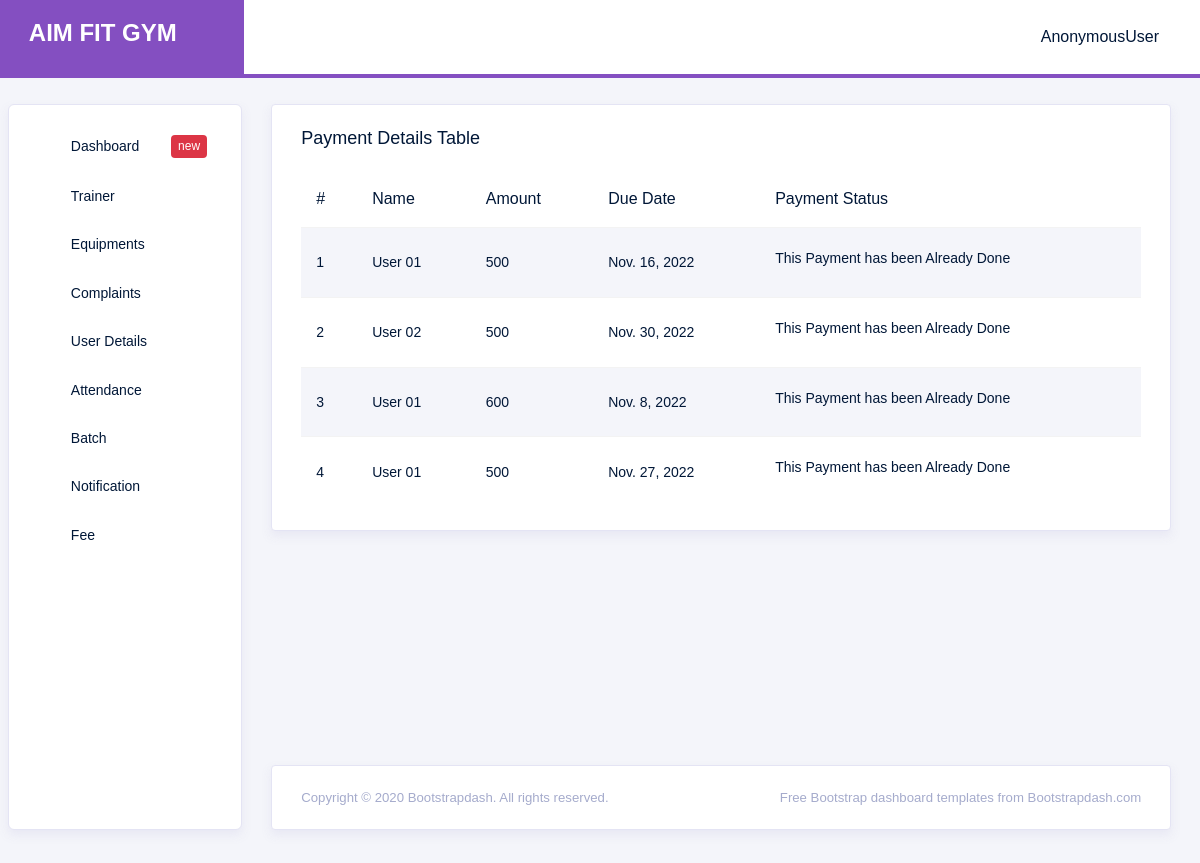
/payment_view, run on the app's committed database.
### aimfit_app/models.py (models this page shows)
class Payment(models.Model):
    name=models.ForeignKey(Customer,on_delete=models.CASCADE,related_name='payment')
    amount=models.IntegerField()
    due_date=models.DateField()
    card_no=models.IntegerField(null=True,blank=True)
    card_name=models.CharField(max_length=50,null=True,blank=True)
    cvv=models.IntegerField(null=True,blank=True)

class Customer(models.Model):
    user=models.OneToOneField(Login,on_delete=models.CASCADE,related_name='customer',null=True,blank=True)
    name=models.CharField(max_length=50)
    age = models.IntegerField()
    address = models.TextField()
    contact_no = models.CharField(max_length=10)
    image = models.ImageField(upload_to='pic')
    def __str__(self):
        return self.name

### aimfit_app/views.py (the view)
# urls.py: path('payment_view',views.payment_view,name='payment_view'),
def payment_view(request):
    pay=Payment.objects.all()
    return render(request,'admintemp/view_payment.html',{'pay':pay})

### templates/admintemp/view_payment.html (shortened to what this page needs)
{% extends 'admintemp/admin_home.html' %}
{% load crispy_forms_tags %}
{% block content %}
<div class="col-lg-12 grid-margin stretch-card">
              <div class="card">
                <div class="card-body">
                  <h4 class="card-title">Payment Details Table</h4>
                  <div class="table-responsive">
                    <table class="table table-striped">
                      <thead>
                        <tr>
                          <th>#</th>
                          <th>
                             Name
                          </th>
                          <th>
                            Amount
                          </th>
                          <th>
                            Due Date
                          </th>
                          <th>Payment Status</th>
                        </tr>
                      </thead>
                      <tbody>
                      {% for i in pay %}
                        <tr>
                          <td>{{forloop.counter}}</td>
                          <td>{{i.name}}</td>
                          <td>{{i.amount}}</td>
                          <td>{{i.due_date}}</td>
                          <td>{% if i.card_no %}
                          <p>This Payment has been Already Done</p>
                          {% else %}
                          <p>Payment Pending</p>
                          {% endif %}
                            </td>
                          </tr>
                          {% endfor %}
                      </body>
{% endblock %}

### templates/admintemp/admin_home.html (shortened to what this page needs)
<!DOCTYPE html>
<html lang="en">
{% load static %}
<head>
  <link rel="stylesheet" href="{% static 'assets/vendors/typicons/typicons.css' %}">
  <link rel="stylesheet" href="{% static 'assets/vendors/css/vendor.bundle.base.css' %}">
  <link rel="stylesheet" href="{% static 'assets/css/vertical-layout-light/style.css' %}">
</head>
<body>
  <div class="container-scroller">
    <nav class="navbar col-lg-12 col-12 p-0 fixed-top d-flex flex-row">
      <div class="navbar-brand-wrapper d-flex justify-content-center">
        <div class="navbar-brand-inner-wrapper d-flex justify-content-between align-items-center w-100">
          <h4 class="title"><b>AIM FIT GYM</b></h4>
          <button class="navbar-toggler navbar-toggler align-self-center" type="button" data-toggle="minimize">
            <span class="typcn typcn-th-menu"></span>
          </button>
        </div>
      </div>
      <div class="navbar-menu-wrapper d-flex align-items-center justify-content-end">
        <ul class="navbar-nav mr-lg-2">
          <li class="nav-item nav-profile dropdown">
            <a class="nav-link" href="#" data-toggle="dropdown" id="profileDropdown">
              <span class="nav-profile-name">{{ request.user }}</span>
            </a>
          </li>
        </ul>
      </div>
    </nav>
    <div class="container-fluid page-body-wrapper">
      <nav class="sidebar sidebar-offcanvas" id="sidebar">
        <ul class="nav">
          <li class="nav-item">
            <a class="nav-link" href="{% url 'admin_home' %}">
              <i class="typcn typcn-device-desktop menu-icon"></i>
              <span class="menu-title">Dashboard</span>
              <div class="badge badge-danger">new</div>
            </a>
          </li>
          <li class="nav-item">
            <a class="nav-link" data-toggle="collapse" href="#ui-basic" aria-expanded="false" aria-controls="ui-basic">
              <i class="typcn typcn-document-text menu-icon"></i>
              <span class="menu-title">Trainer</span>
              <i class="menu-arrow"></i>
            </a>
          </li>
          <li class="nav-item">
            <a class="nav-link" data-toggle="collapse" href="#charts" aria-expanded="false" aria-controls="charts">
              <i class="typcn typcn-chart-pie-outline menu-icon"></i>
              <span class="menu-title">Equipments</span>
              <i class="menu-arrow"></i>
            </a>
          </li>
          <li class="nav-item">
            <a class="nav-link" data-toggle="collapse" href="#tables" aria-expanded="false" aria-controls="tables">
              <i class="typcn typcn-th-small-outline menu-icon"></i>
              <span class="menu-title">Complaints</span>
              <i class="menu-arrow"></i>
            </a>
          </li>
          <li class="nav-item">
            <a class="nav-link" data-toggle="collapse" href="#icons" aria-expanded="false" aria-controls="icons">
              <i class="typcn typcn-compass menu-icon"></i><span class="menu-title">User Details</span>
              <i class="menu-arrow"></i>
            </a>
          </li>
          <li class="nav-item">
            <a class="nav-link" data-toggle="collapse" href="#auth" aria-expanded="false" aria-controls="auth">
              <i class="typcn typcn-user-add-outline menu-icon"></i>
              <span class="menu-title">Attendance</span>
              <i class="menu-arrow"></i>
            </a>
          </li>
          <li class="nav-item">
            <a class="nav-link" data-toggle="collapse" href="#error" aria-expanded="false" aria-controls="error">
              <i class="typcn typcn-globe-outline menu-icon"></i>
              <span class="menu-title">Batch</span>
              <i class="menu-arrow"></i>
            </a>
          </li>
          <li class="nav-item">
            <a class="nav-link" data-toggle="collapse" href="#notif" aria-expanded="false" aria-controls="notif">
              <i class="typcn typcn-mortar-board menu-icon"></i>
              <span class="menu-title">Notification</span>
              <i class="menu-arrow"></i>
            </a>
          </li>
          <li class="nav-item">
            <a class="nav-link" data-toggle="collapse" href="#Fee" aria-expanded="false" aria-controls="error">
              <i class="typcn typcn-globe-outline menu-icon"></i>
              <span class="menu-title">Fee</span>
              <i class="menu-arrow"></i>
            </a>
          </li>
        </ul>
      </nav>
      <div class="main-panel">
        <div class="content-wrapper">
          <div class="row">
            {% block content %}{% endblock %}
            <div class="col-xl-6 grid-margin stretch-card flex-column">
              <div class="row">
              </div>
            </div>
            <div class="col-xl-6 grid-margin stretch-card flex-column">
              <div class="row h-100">
                <div class="col-md-12 stretch-card">
                </div>
              </div>
            </div>
          <div class="row">
          </div>
          <div class="row">
          </div>
        <footer class="footer">
            <div class="card">
                <div class="card-body">
                    <div class="d-sm-flex justify-content-center justify-content-sm-between">
                        <span class="text-muted text-center text-sm-left d-block d-sm-inline-block">Copyright © 2020 <a href="https://www.bootstrapdash.com/" class="text-muted" target="_blank">Bootstrapdash</a>. All rights reserved.</span>
                        <span class="float-none float-sm-right d-block mt-1 mt-sm-0 text-center text-muted">Free <a href="https://www.bootstrapdash.com/" class="text-muted" target="_blank">Bootstrap dashboard</a> templates from Bootstrapdash.com</span>
                    </div>
                </div>
            </div>
        </footer>
</body>
</html>

### templates/admintemp/admin_home.html (style rules this page uses)
.title { color : white }

### data on the page
Payment: name "User 01", amount "500", due_date "Nov. 16, 2022", card_no "This Payment has been Already Done"
Payment: name "User 02", amount "500", due_date "Nov. 30, 2022", card_no "This Payment has been Already Done"
Payment: name "User 01", amount "600", due_date "Nov. 8, 2022", card_no "This Payment has been Already Done"
Payment: name "User 01", amount "500", due_date "Nov. 27, 2022", card_no "This Payment has been Already Done"

### other printed values
{{ request.user }} "AnonymousUser"
